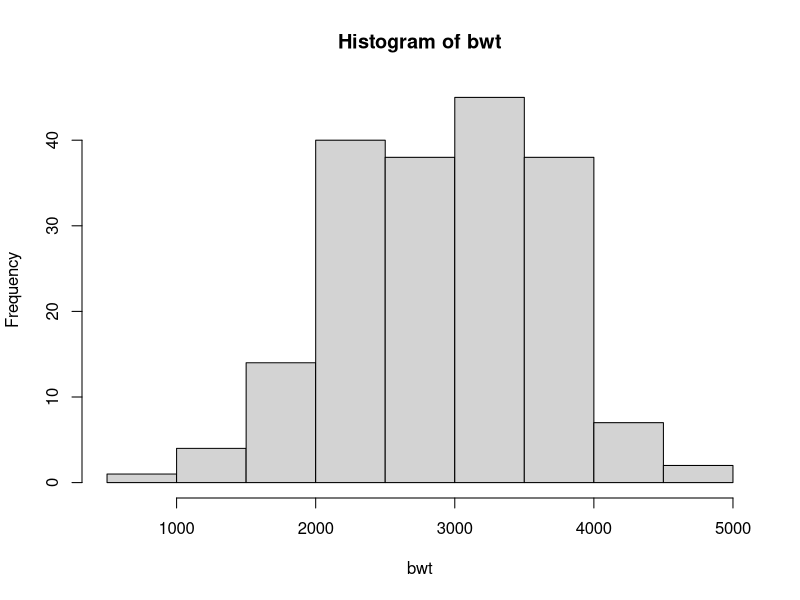
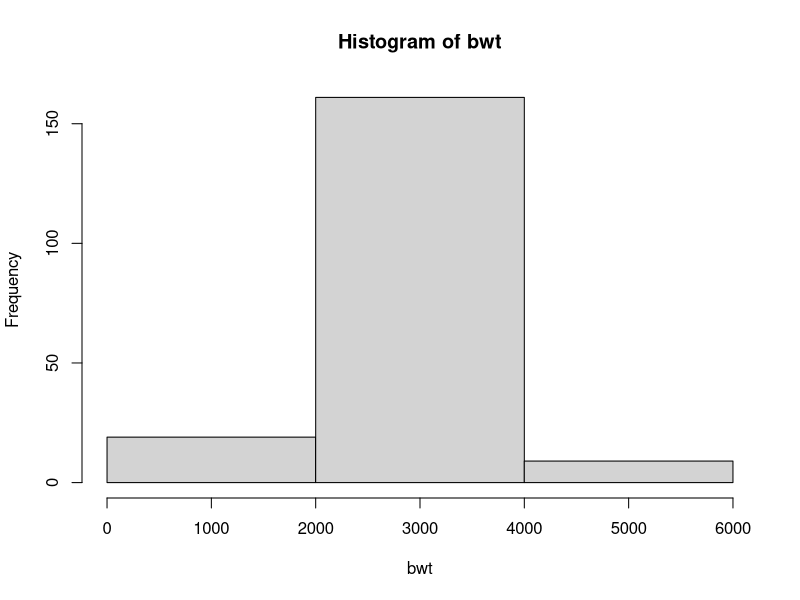
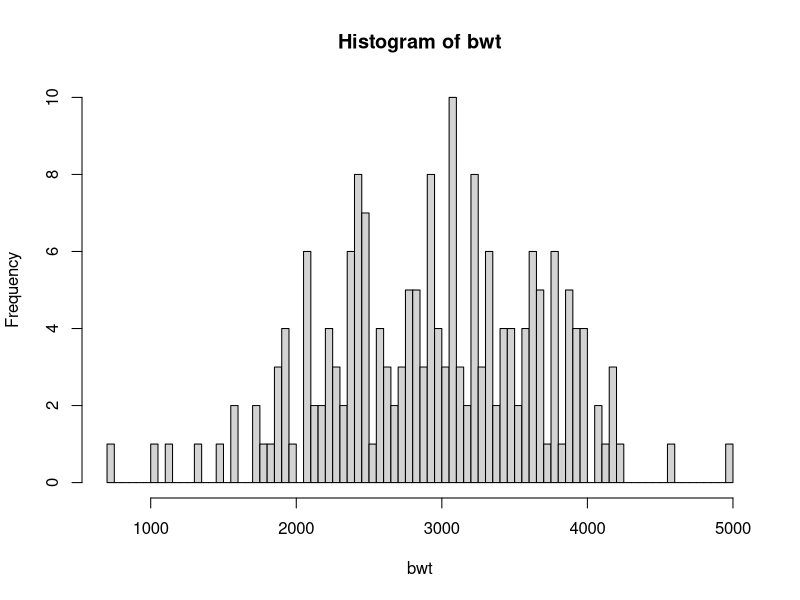
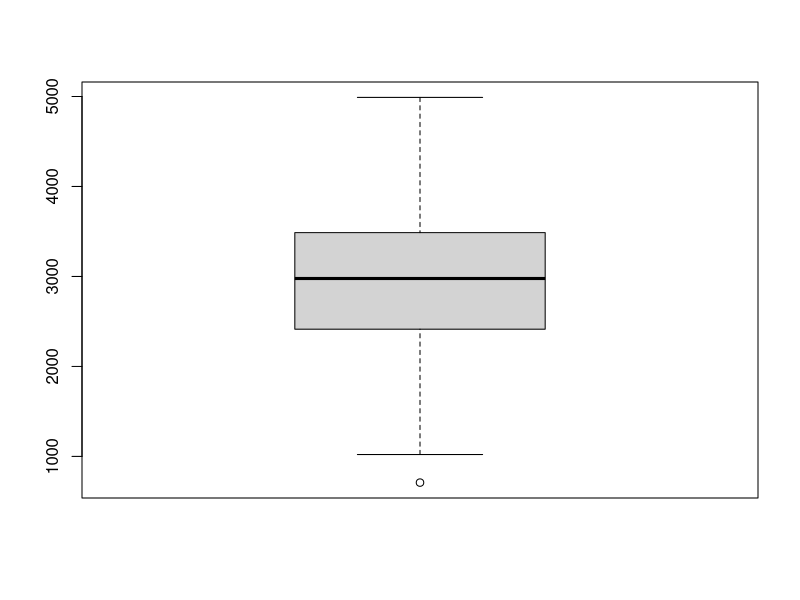
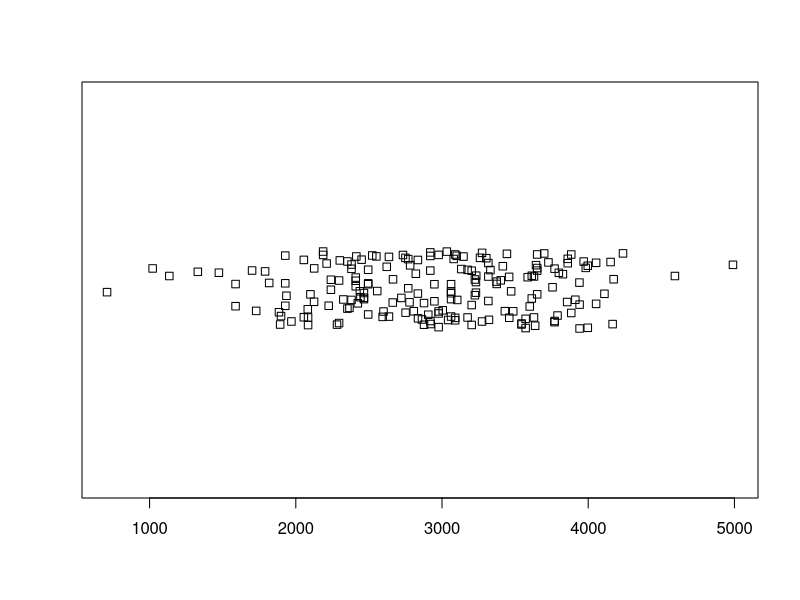
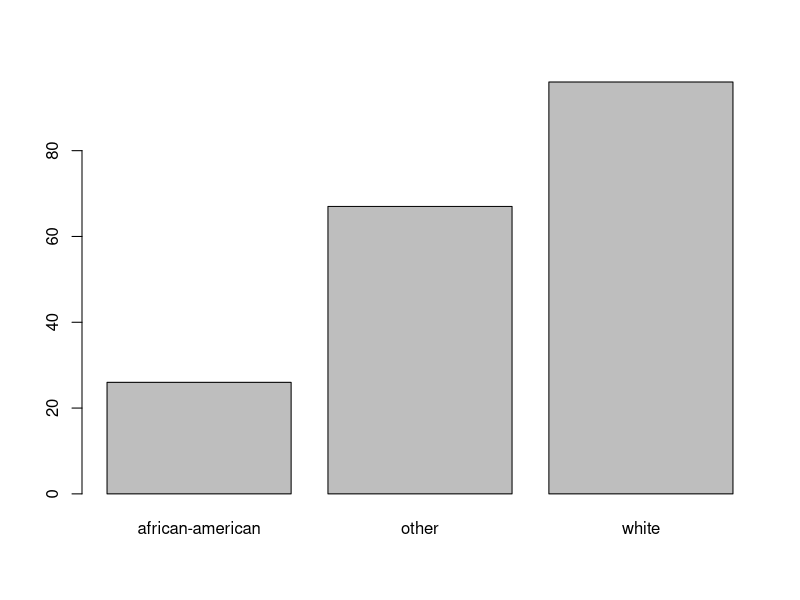
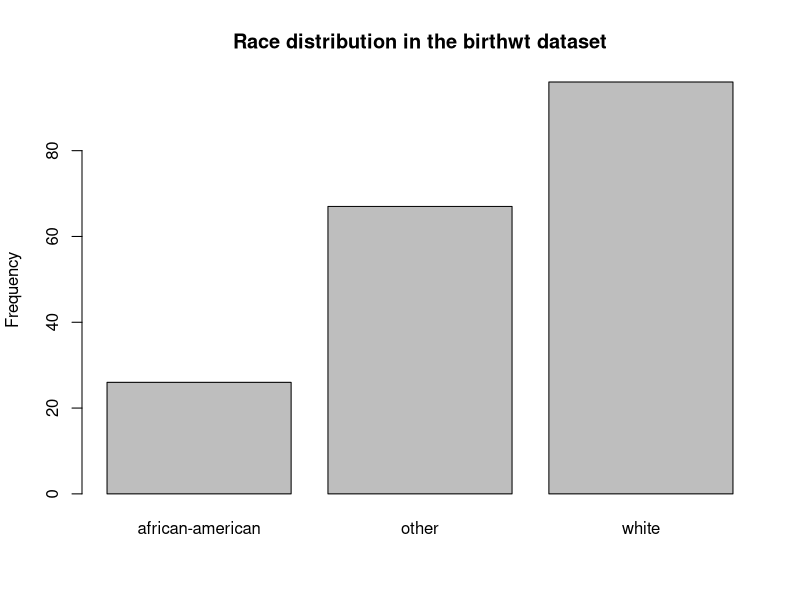
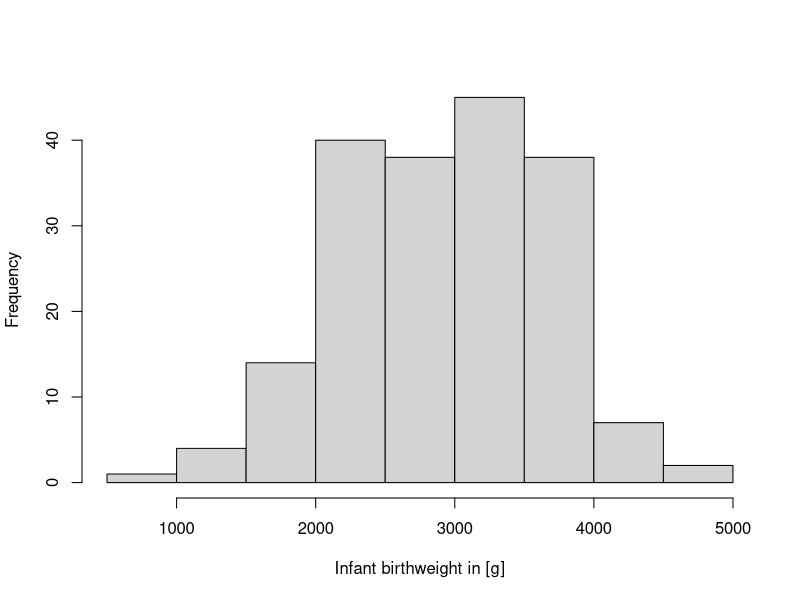

These figures' R source, in order:
## ---- chunk 1
birthwt <- read.csv("birthwt.csv", stringsAsFactors = TRUE)
## ---- chunk 2
summary(birthwt)
## ---- chunk 3
bwt <- birthwt$bwt
## ---- chunk 4
mean(bwt)
median(bwt)
## ---- chunk 5
sd(bwt)       # (empirical) standard deviation
var(bwt)      # (empirical) variance
range(bwt)    # c(min(x), max(x))
IQR(bwt)      # interquartile range
## ---- chunk 6
quantile(bwt)                       # default: quartiles 
quantile(bwt, probs = c(0.2,0.8))
## ---- chunk 7
cv <- sd(bwt)/mean(bwt)
cv
## ---- chunk 8
hist(bwt)                # default intervals
hist(bwt, breaks = 2)    # coarser intervals
hist(bwt, breaks = 100)  # finer intervals
## ---- chunk 9
boxplot(bwt)
## ---- chunk 10
stripchart(bwt, method = "jitter")
## ---- chunk 11
race <- birthwt$race
table(race)                 # absolute frequencies
table(race)/length(race)    # relative frequencies
barplot(table(race))
## ---- chunk 12
var(birthwt$ftv)/mean(birthwt$ftv)
## ---- chunk 13
barplot(table(race), ylab = "Frequency", main = "Race distribution in the birthwt dataset")
hist(bwt, xlab = "Infant birthweight in [g]", main =  "")
## ---- chunk 14
hist(birthwt$age, xlab = "Age of mother in years", main = "")
hist(birthwt$lwt, xlab = "Weight of mother in pounds", main = "")
barplot(table(birthwt$race), xlab = "Mother's race")
barplot(table(birthwt$smoke), xlab = "Did the mother smoke during pregnancy?")
barplot(table(birthwt$ht), xlab = "Mother with history of hypertension?")
barplot(table(birthwt$ftv), xlab = "Frequency of physician visits in first trimester")
hist(birthwt$bwt, xlab = "Birthweight in grams", main = "")
## ---- chunk 15
plot(birthwt$age, birthwt$bwt)
## ---- chunk 16
cor(birthwt$age, birthwt$bwt)
## ---- chunk 17
boxplot(bwt ~ race)
stripchart(bwt ~ race, method = "jitter")
## ---- chunk 18
(tab <- table(ht=birthwt$ht, smoke=birthwt$smoke))
## ---- chunk 19
mosaicplot(tab)
## ---- chunk 20
colnames(tab) <- paste0('smoke: ', colnames(tab))
rownames(tab) <- paste0('ht: ', rownames(tab))
dotchart(tab)
## ---- chunk 21
library(ggplot2)
ggplot(birthwt) + geom_bar(aes(x=smoke, fill = ht))
## ---- chunk 22
table(race=birthwt$race,ht=birthwt$ht)
boxplot(birthwt$age~birthwt$smoke)
plot(birthwt$ftv,birthwt$lwt, xlab = "Number of first trimester visits",
     ylab = "Mother's body weight in pounds")
## ---- chunk 23
animals <- MASS::Animals
plot(animals$body,animals$brain)
plot(animals$body,animals$brain, log = "xy")
## ---- chunk 24
subset(birthwt, ht == "yes")
## ---- chunk 25
idx <- findInterval(birthwt$ftv, c(-0.5,0.5,1.5)) 
catftv <- factor(c("never","once","several")[idx], ordered = TRUE)
head(catftv)
## ---- chunk 26
    plot(birthwt$lwt, birthwt$bwt, col = birthwt$smoke, 
         xlab = "Mother's weight in pounds",
         ylab = "Birth weight in grams",
         main = "Stratification by smoking status")
    legend("bottomright", legend = unique(as.character(birthwt$smoke)), 
           col = unique(as.numeric(birthwt$smoke)), pch = 1)
## ---- chunk 27
    smok <- subset(birthwt, smoke == "yes")
    plot(smok$age, smok$bwt, xlab = "Mother's age in years",
         ylab = "Birth weight in grams",
         main = "Association for smoking mothers")
## ---- chunk 28
    cpx <- subset(birthwt, ftv == 0 & age > 30)
    boxplot(cpx$bwt ~ cpx$smoke, xlab = "Smoking status during pregnancy",
            main = "Mothers over 30 without first trimester visit")
